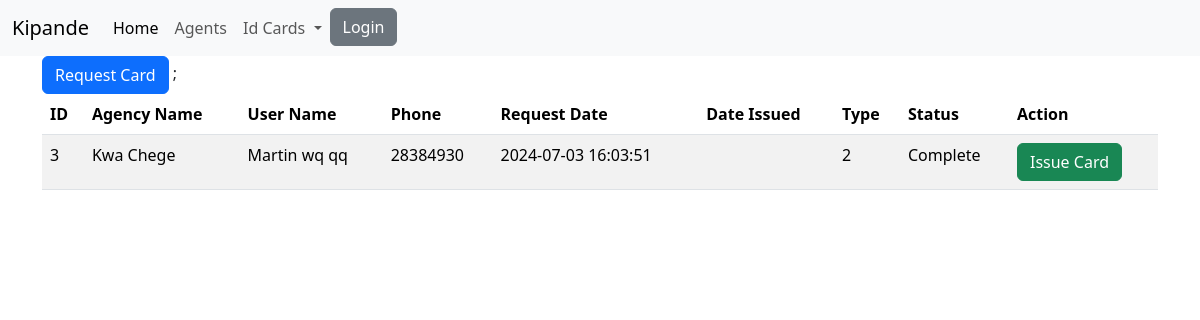
/requests.php?status=complete, run on the app's committed database.
### tables this page shows
CREATE TABLE `card_request` (
  `id` int(10) NOT NULL,
  `agency_id` int(10) NOT NULL,
  `user_id` int(10) NOT NULL,
  `phone` int(15) NOT NULL,
  `request_date` datetime NOT NULL DEFAULT current_timestamp(),
  `date_issued` datetime DEFAULT NULL,
  `type` int(10) NOT NULL DEFAULT 1,
  `status` text NOT NULL
);

CREATE TABLE `agent` (
  `id` int(10) NOT NULL,
  `name` text NOT NULL,
  `email` varchar(255) NOT NULL,
  `phone` int(15) NOT NULL,
  `location` varchar(255) NOT NULL,
  `county` int(10) NOT NULL
);

### functions.php (the view, shortened to what this page needs)
<?php
function fetchRequests($con){
    $userLevel = $_SESSION['user_level'];
    $query = "SELECT
                cr.id,
                cr.agency_id,
                a.name AS agency_name,
                cr.user_id,
                CONCAT(u.fname, ' ', u.mname, ' ', u.lname) AS user_name,
                cr.phone,
                cr.request_date,
                cr.date_issued,
                cr.type,
                cr.status
            FROM
                card_request cr
            LEFT JOIN
                agent a ON cr.agency_id = a.id
            LEFT JOIN
                users u ON cr.user_id = u.id
            WHERE 1=1";
    if (isset($_GET['status'])) {
        $status = mysqli_real_escape_string($con, $_GET['status']);
        $query .= " AND cr.status='$status'";
    }
    $result = mysqli_query($con, $query);
    $requests = [];
    while ($row = mysqli_fetch_assoc($result)) {
        $requests[] = $row;
    }
    return $requests;
}
function displayRequests($con){
    $requests = fetchRequests($con);
    if(count($requests) >= 1){
        echo "<table class='table table-striped'>";
        echo "<thead><tr>
                <th>ID</th>
                <th>Agency Name</th>
                <th>User Name</th>
                <th>Phone</th>
                <th>Request Date</th>
                <th>Date Issued</th>
                <th>Type</th>
                <th>Status</th>
                <th>Action</th>
              </tr></thead>";
        echo "<tbody>";
        foreach ($requests as $request) {
            echo "<tr>
                    <td>{$request['id']}</td>
                    <td>{$request['agency_name']}</td>
                    <td>{$request['user_name']}</td>
                    <td>{$request['phone']}</td>
                    <td>{$request['request_date']}</td>
                    <td>{$request['date_issued']}</td>
                    <td>{$request['type']}</td>
                    <td>{$request['status']}</td>;
                    <td>";
                    if ($request['status'] == "new") {
                        echo "<button class='btn btn-primary attend-btn' data-id='{$request['id']}'>Attend</button>";
                    } elseif ($request['status'] == "In Progress") {
                        echo "<button class='btn btn-warning complete-btn' data-id='{$request['id']}'>Complete</button>";
                    } elseif ($request['status'] == "Complete") {
                        echo "<button class='btn btn-success issue-btn' data-id='{$request['id']}'>Issue Card</button>";
                    }
                    else if ($request['status'] == "Issued") {
                        echo "<button class='btn btn-primary view-card' data-id='{$request['id']}'>View Card</button>";
                    }
                    echo "</td>
                </tr>";
        }
        echo "</tbody>";
        echo "</table>";
    } else {
        echo "<div class='alert alert-info' role='alert'>No Requests Made Yet.</div>";
    }
}

### data on the page
card_request: id "3", agent.name "Kwa Chege", user_name "Martin wq qq", phone "28384930", request_date "2024-07-03 16:03:51", type "2", status "Complete"
